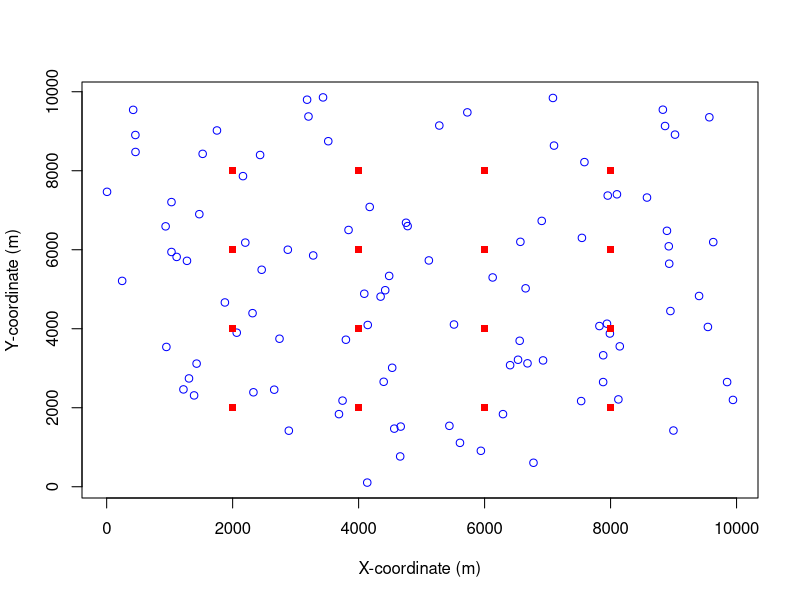
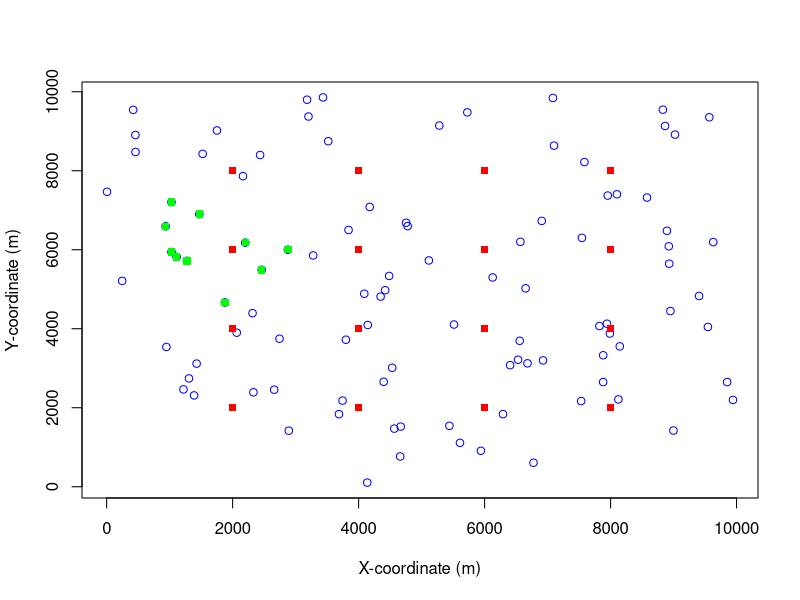

Source code (R) for these figures, in order:
set.seed(123)

# x and y in square survey site with dimensions 10km x 10km with markers every 2000m
# mics
x_mic = seq(from = 2000, to = 8000, by = 2000)
y_mic = seq(from = 2000, to = 8000, by = 2000)

mic_coords = expand.grid(x = x_mic, y = y_mic)
colnames(mic_coords) = c('x_mic', 'y_mic')
mic_coords = as.matrix(mic_coords)

# expectation of gibbon groups in survey area
intensity = 0.000001
x_perimeter = 10000
y_perimeter = 10000
survey_area = x_perimeter * y_perimeter
expected_gibbon_groups = intensity * survey_area

# homogeneous Poisson point process for getting gibbon coordinates
x_gibbon_group <- round(runif(expected_gibbon_groups, 0, x_perimeter))
y_gibbon_group <- round(runif(expected_gibbon_groups, 0, y_perimeter))

gibbon_group_coords = cbind(x_gibbon_group, y_gibbon_group)
gibbon_group_coords = as.matrix(gibbon_group_coords)

# plot of mic grid and Poisson point process distributed gibbon groups
{
plot(x_gibbon_group, y_gibbon_group, type = "p", col = "blue", pch = 1, xlab = "X-coordinate (m)", ylab = "Y-coordinate (m)")
points(mic_coords[,1], mic_coords[,2], type = "p", col = "red", pch = 15)
}

# euclidean distance for detector to gibbon observation
dist_mic_gibbon <- matrix(NA, nrow = nrow(mic_coords), ncol = nrow(gibbon_group_coords))

for (i in 1:nrow(dist_mic_gibbon)) {
  for (j in 1:ncol(dist_mic_gibbon)) {
    dist_mic_gibbon[i, j] <- sqrt(sum((mic_coords[i, ] - gibbon_group_coords[j, ])^2))
  }
}

# half normal hazard distribution for probability matrix
lambda = 50
sigma = 500

hazard_half_normal = function(lambda, sigma, dist_matrix) {
  prob_matrix = 1 - exp(-lambda * exp((-1 * dist_matrix^2) / (2 * sigma^2)))
  return (prob_matrix)
}

detection_prob_matrix = hazard_half_normal(lambda = lambda, sigma = sigma, dist_matrix = dist_mic_gibbon)

# weighted Bernoulli trails for each gibbon group to mic for detected/undetected
detection_matrix <- matrix(NA, nrow = nrow(mic_coords), ncol = nrow(gibbon_group_coords))

for (i in 1:nrow(dist_mic_gibbon)) {
  for (j in 1:ncol(dist_mic_gibbon)) {
    detection_matrix[i, j] <- rbinom(size = 1, n = 1, prob = detection_prob_matrix[i,j])
  }
}

# plot detected gibbon groups for chosen mic
plot_select = 9

for (i in plot_select) {
  detection_gibbon_group_idx = which(detection_matrix[i,] == 1)
  print(detection_gibbon_group_idx)
  plot(x_gibbon_group, y_gibbon_group, type = "p", col = "blue", pch = 1, xlab = "X-coordinate (m)", ylab = "Y-coordinate (m)")
  points(mic_coords[,1], mic_coords[,2], type = "p", col = "red", pch = 15)
  points(x_gibbon_group[detection_gibbon_group_idx], y_gibbon_group[detection_gibbon_group_idx], type = "p", col = "green", pch = 15)
}
